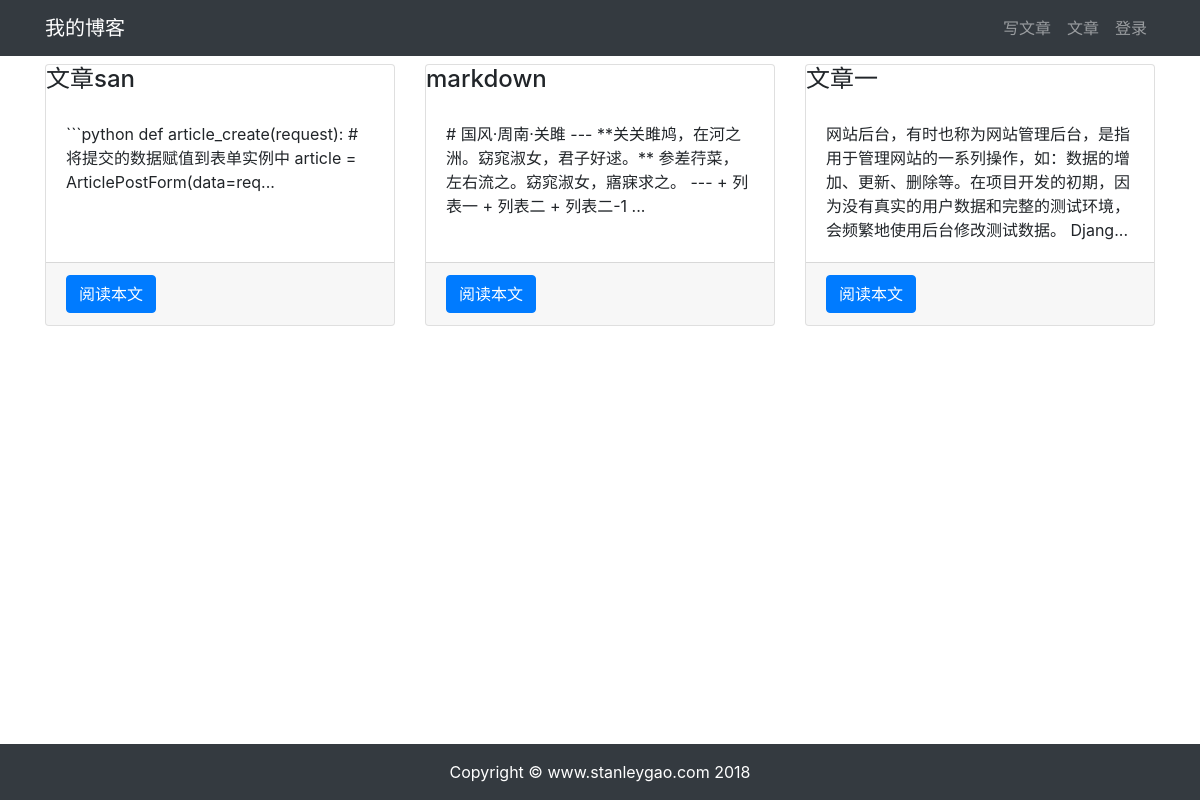
Before: /article/article-list/ with the older database file.
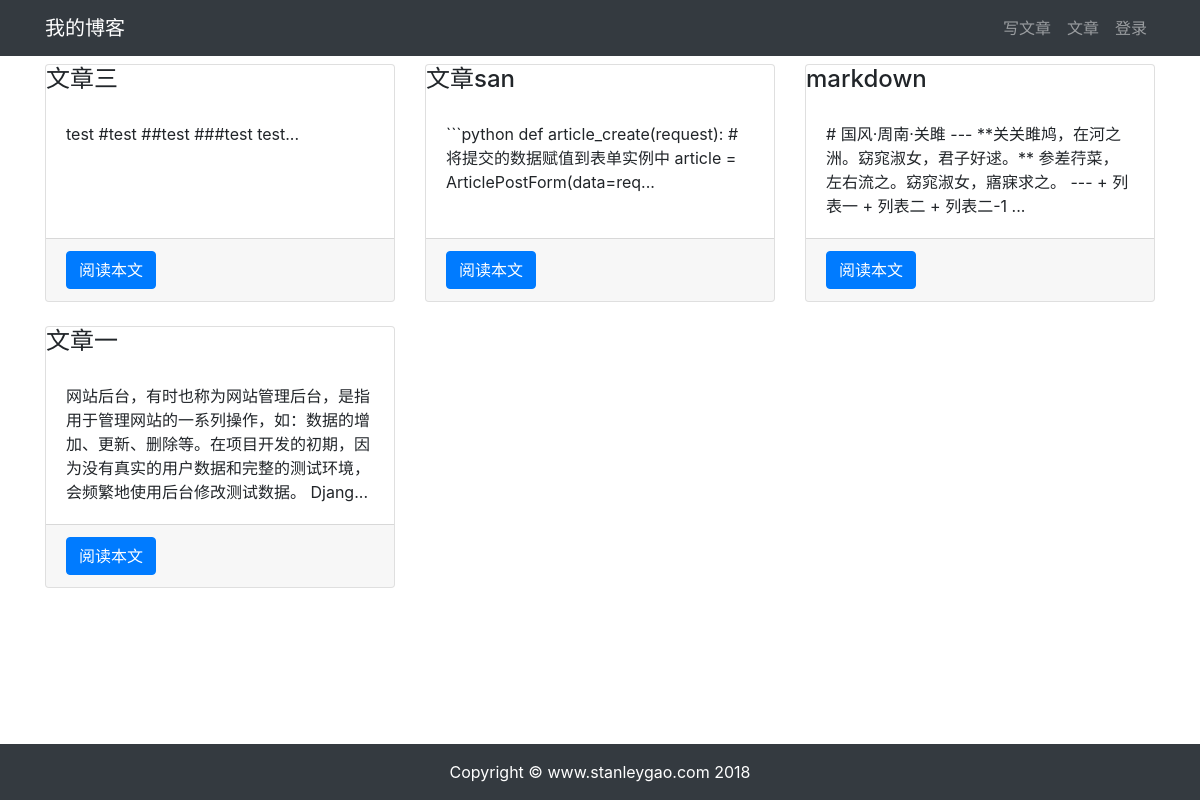
After: the same page with the newer database file.
### article/models.py (models this page shows)
class ArticlePost(models.Model):
    author = models.ForeignKey(User, on_delete=models.CASCADE)
    """文章标题
    models.CharFied 字符串字段，用于保存较短的字符串
    """
    title = models.CharField(max_length=100)
    """
    文章正文 保存大量文本
    """
    body = models.TextField()
    """文章创建时间
    default=timezone.now 指定创建文章是的时间
    """
    created = models.DateTimeField(default=timezone.now)
    """文章更新时间
    auto_now = true 指定每次数据更新时的时间
    """
    update = models.DateTimeField(auto_now=True)
    """
    内部类 class meta 用于给 model 定义元数据
    """
    class Meta:
        ordering = ('-created',)
    """
    函数 __str__ 定义当调用对象的str() 方法时 返回值
    """
    def __str__(self):
        return self.title

### article/views.py (the view)
# urls.py: path('article-list/', views.article_list, name='article_list'),
def article_list(request):
    articles = ArticlePost.objects.all()
    context = {'articles': articles}
    return render(request, 'article/list.html', context)

### templates/article/list.html (shortened to what this page needs)
{% extends "base.html" %}
{% load staticfiles %}
{% block content %}
<div class="container">
    <div class="row mt-2">
        {% for article in articles %}
        <div class="col-4 mb-4">
            <div class="card h-100">
                <h4 class="card-hearder">{{ article.title }}</h4>
                <div class="card-body">
                    <p class="card-text">{{ article.body|slice:'100' }}...</p>
                </div>
                <div class="card-footer">
                    <a href="{% url 'article:article_detail' article.id %}" class="btn btn-primary">阅读本文</a>
                </div>
            </div>
        </div>
        {% endfor %}
    </div>
</div>
{% endblock content %}

Changed rows visible on the page:
added ArticlePost: title "文章三", body "test #test ##test ###test test"
